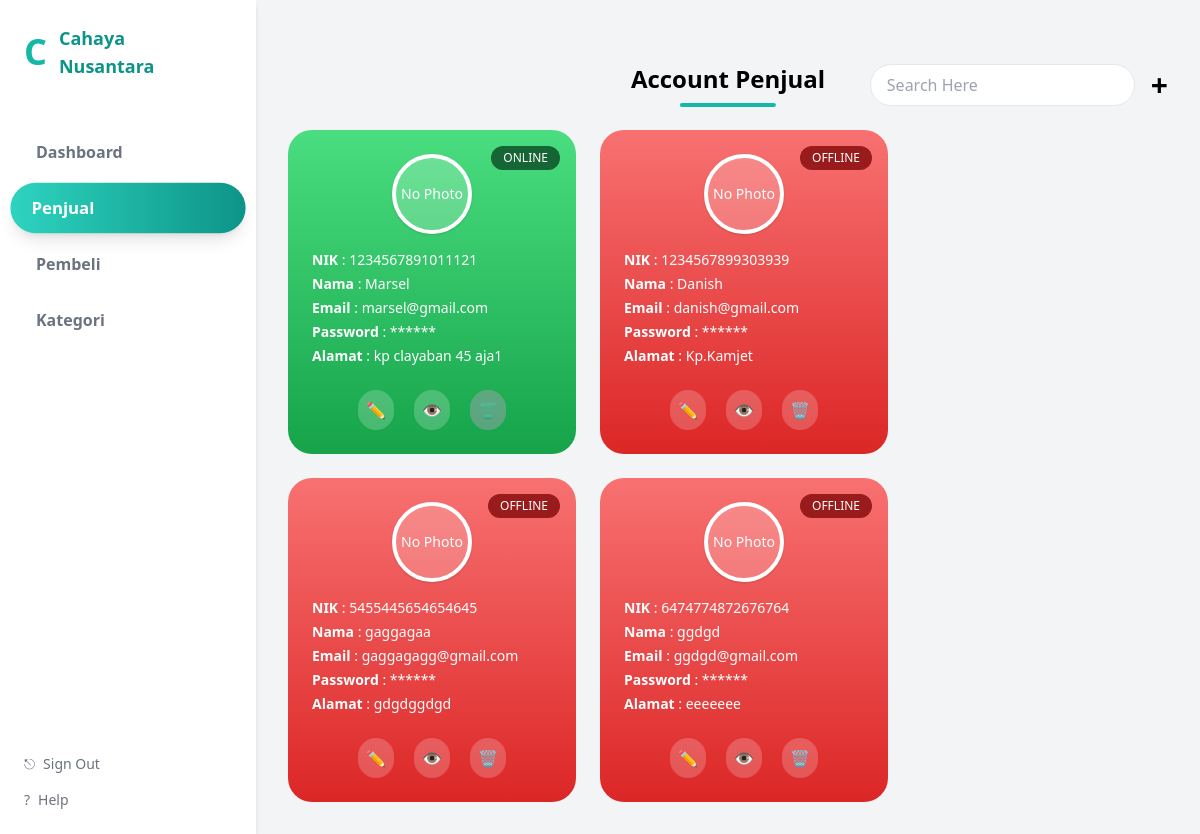
Page /super_admin/admin.php on the earlier database version.
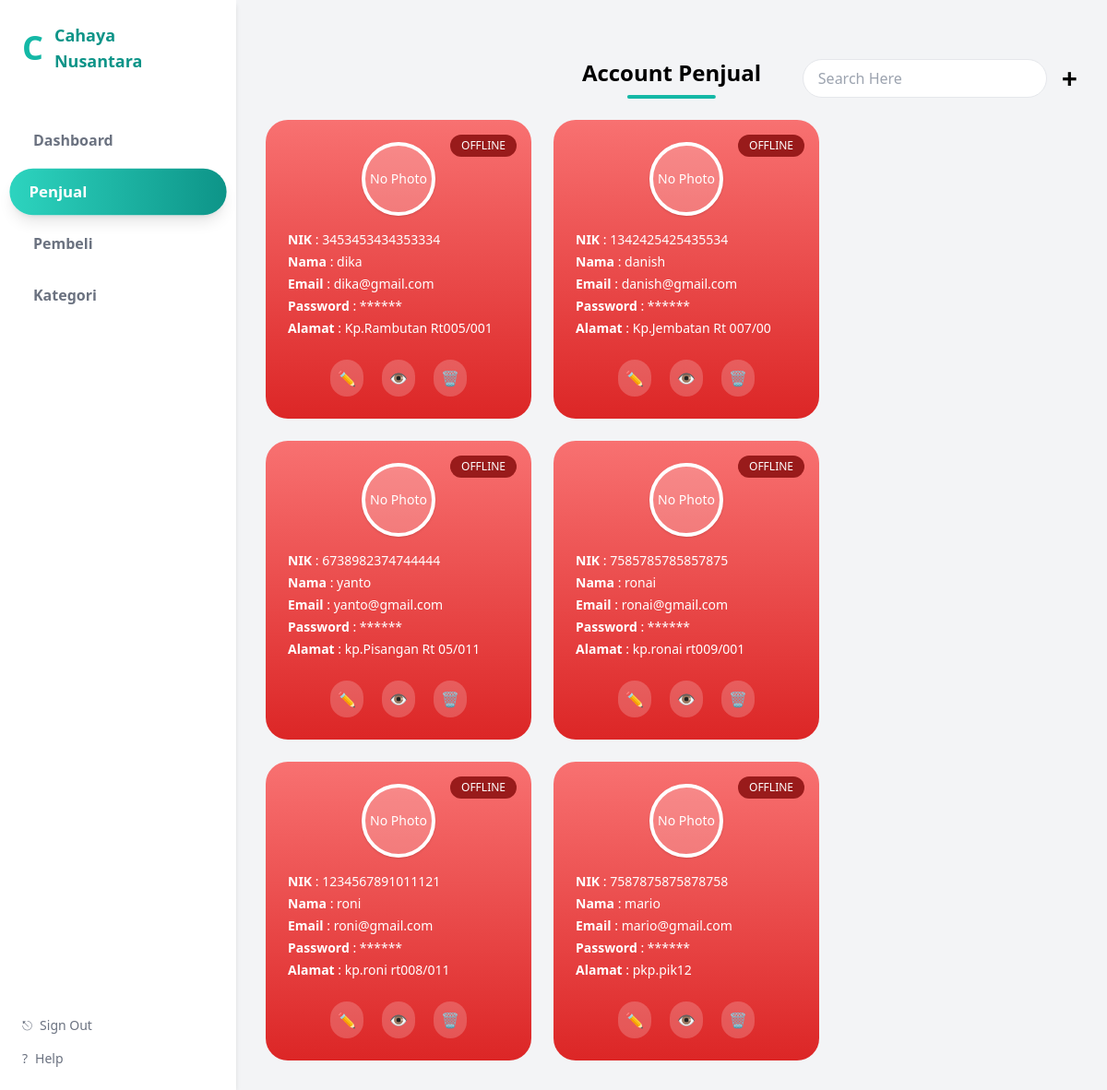
Same page on the later database version.
### tables this page shows
CREATE TABLE `users` (
  `id` int NOT NULL,
  `role_id` int NOT NULL,
  `nik` char(16) NOT NULL,
  `nama` varchar(100) NOT NULL,
  `email` varchar(100) NOT NULL,
  `password` varchar(255) NOT NULL,
  `created_at` timestamp NOT NULL DEFAULT CURRENT_TIMESTAMP,
  `alamat` text,
  `foto` varchar(255) DEFAULT NULL,
  `reset_token` varchar(255) DEFAULT NULL,
  `reset_expired` datetime DEFAULT NULL,
  `status_login` enum('online','offline') DEFAULT 'offline'
);

### super_admin/admin.php (the view, shortened to what this page needs)
<?php
include '../config/koneksi.php';
$query = mysqli_query($conn, "
    SELECT *
    FROM users
    WHERE role_id = 2
");
?>
<!DOCTYPE html>
<html lang="id">
<head>
    <script src="https://cdn.tailwindcss.com"></script>
</head>
<body class="bg-gray-100 font-sans">
    <div class="flex min-h-screen">
        <?php include '../layouts/sidebar.php'; ?>
        <main class="flex-1 p-8">
            <div class="relative flex items-center mb-6">
                <h1 class="absolute left-1/2 -translate-x-1/2 text-2xl font-semibold">
                    Account Penjual
                    <span class="block w-24 h-1 bg-teal-500 mx-auto mt-2 rounded-full"></span>
                </h1>
                <div class="ml-auto flex items-center gap-4">
                    <input
                        id="searchPenjual"
                        type="text"
                        placeholder="Search Here"
                        class="px-4 py-2 rounded-full border focus:outline-none">
                    <a href="tambah_penjual.php" class="text-3xl font-bold">+</a>
                </div>
            </div>
            <div class="flex gap-6 flex-wrap">
                <?php while ($row = mysqli_fetch_assoc($query)) : ?>
                    <?php
                    $path_server = $_SERVER['DOCUMENT_ROOT'] . '/' . $row['foto'];
                    $path_url    = '/' . $row['foto'];
                    $ada_foto    = !empty($row['foto']) && file_exists($path_server);
                    ?>
                    <?php
                    $bgCard = ($row['status_login'] === 'online')
                        ? 'bg-gradient-to-b from-green-400 to-green-600'
                        : 'bg-gradient-to-b from-red-400 to-red-600';
                    ?>
                    <div id="penjual-<?= $row['id'] ?>"
                        class="penjual-card relative w-72 rounded-3xl p-6 text-white <?= $bgCard ?>">
                        <span id="status-<?= $row['id'] ?>"
                            class="absolute top-4 right-4 text-xs px-3 py-1 rounded-full
                            <?= $row['status_login'] === 'online' ? 'bg-green-800' : 'bg-red-800' ?>">
                            <?= strtoupper($row['status_login']) ?>
                        </span>
                        <div class="flex justify-center mb-4">
                            <div class="w-20 h-20 rounded-full border-4 border-white shadow
                                    flex items-center justify-center bg-white/20 overflow-hidden">
                                <?php if ($ada_foto): ?>
                                    <img src="<?= $path_url ?>" class="w-full h-full object-cover">
                                <?php else: ?>
                                    <span class="text-sm">No Photo</span>
                                <?php endif; ?>
                            </div>
                        </div>
                        <div class="text-sm space-y-1">
                            <p><b>NIK</b> : <?= $row['nik'] ?></p>
                            <p><b>Nama</b> : <?= $row['nama'] ?></p>
                            <p><b>Email</b> : <?= $row['email'] ?></p>
                            <p><b>Password</b> : ******</p>
                            <p><b>Alamat</b> : <?= $row['alamat'] ?: '-' ?></p>
                        </div>
                        <div class="flex justify-center gap-5 mt-6">
                            <a href="edit_penjual.php?id=<?= $row['id'] ?>"
                                class="p-2 rounded-full bg-white/20 hover:bg-yellow-400">✏️</a>
                            <a href="detail_penjual.php?id=<?= $row['id'] ?>"
                                class="p-2 rounded-full bg-white/20 hover:bg-blue-400">👁️</a>
                            <?php
                            $disableHapus = (
                                $row['status_login'] === 'online' ||
                                $row['id'] == $_SESSION['user_id']
                            );
                            ?>
                            <button
                        data-id="<?= $row['id'] ?>"
                        class="btn-hapus p-2 rounded-full
                         <?= $disableHapus
                        ? 'bg-gray-400 cursor-not-allowed opacity-50'
                        : 'bg-white/20 hover:bg-red-500' ?>"
                                <?= $disableHapus ? 'disabled' : '' ?>>
                                🗑️
                            </button>
                        </div>
                    </div>
                <?php endwhile; ?>
            </div>
        </main>
    </div>
</body>
</html>

### layouts/sidebar.php
<?php
$currentPage = basename($_SERVER['PHP_SELF']);
?>
<aside class="w-64 bg-white shadow-md flex flex-col justify-between min-h-screen">
    <div>
        <div class="flex items-center gap-3 px-6 py-6">
            <span class="text-4xl font-bold text-teal-500">C</span>
            <h1 class="text-lg font-bold text-teal-600">
                Cahaya<br>Nusantara
            </h1>
        </div>
        <nav class="mt-6 space-y-2 px-4">
           <a href="dashboard.php"
   class="block px-5 py-3 rounded-full font-semibold transition-all duration-200
   <?= $currentPage == 'dashboard.php'
      ? 'bg-gradient-to-r from-teal-400 to-teal-600 text-white shadow-lg scale-105'
      : 'text-gray-500 hover:bg-gray-100 hover:text-teal-600 active:scale-95' ?>">
    Dashboard
</a>
           <a href="admin.php"
   class="block px-5 py-3 rounded-full font-semibold transition-all duration-200
   <?= $currentPage == 'admin.php'
      ? 'bg-gradient-to-r from-teal-400 to-teal-600 text-white shadow-lg scale-105'
      : 'text-gray-500 hover:bg-gray-100 hover:text-teal-600 active:scale-95' ?>">
    Penjual
</a>
          <a href="pembeli.php"
   class="block px-5 py-3 rounded-full font-semibold transition-all duration-200
   <?= $currentPage == 'pembeli.php'
      ? 'bg-gradient-to-r from-teal-400 to-teal-600 text-white shadow-lg scale-105'
      : 'text-gray-500 hover:bg-gray-100 hover:text-teal-600 active:scale-95' ?>">
    Pembeli
</a>
<a href="kategori.php"
   class="block px-5 py-3 rounded-full font-semibold transition-all duration-200
   <?= $currentPage == 'kategori.php'
      ? 'bg-gradient-to-r from-teal-400 to-teal-600 text-white shadow-lg scale-105'
      : 'text-gray-500 hover:bg-gray-100 hover:text-teal-600 active:scale-95' ?>">
    Kategori
</a>
        </nav>
    </div>
    <div class="px-6 pb-6 space-y-4 text-gray-500 text-sm">
        <a href="../logout.php"
           class="flex items-center gap-2 transition-all duration-200
                  hover:text-red-500 active:scale-95">
            ⎋ <span>Sign Out</span>
        </a>
    <div onclick="window.location.href='/help.php'"
        class="flex items-center gap-2 cursor-pointer transition-all duration-200
                hover:text-teal-600 active:scale-95">
        ? <span>Help</span>
    </div>
    </div>
</aside>

Differences in the rows shown:
removed users: status_login "ONLINE", shows "No Photo", nik "1234567891011121", nama "Marsel", email "marsel@gmail.com", alamat "kp clayaban 45 aja1"
removed users: status_login "OFFLINE", shows "No Photo", nik "1234567899303939", nama "Danish", email "danish@gmail.com", alamat "Kp.Kamjet"
removed users: status_login "OFFLINE", shows "No Photo", nik "5455445654654645", nama "gaggagaa", email "gaggagagg@gmail.com", alamat "gdgdggdgd"
removed users: status_login "OFFLINE", shows "No Photo", nik "6474774872676764", nama "ggdgd", email "ggdgd@gmail.com", alamat "eeeeeee"
added users: status_login "OFFLINE", shows "No Photo", nik "3453453434353334", nama "dika", email "dika@gmail.com", alamat "Kp.Rambutan Rt005/001"
added users: status_login "OFFLINE", shows "No Photo", nik "1342425425435534", nama "danish", email "danish@gmail.com", alamat "Kp.Jembatan Rt 007/00"
added users: status_login "OFFLINE", shows "No Photo", nik "6738982374744444", nama "yanto", email "yanto@gmail.com", alamat "kp.Pisangan Rt 05/011"
added users: status_login "OFFLINE", shows "No Photo", nik "7585785785857875", nama "ronai", email "ronai@gmail.com", alamat "kp.ronai rt009/001"
added users: status_login "OFFLINE", shows "No Photo", nik "1234567891011121", nama "roni", email "roni@gmail.com", alamat "kp.roni rt008/011"
added users: status_login "OFFLINE", shows "No Photo", nik "7587875875878758", nama "mario", email "mario@gmail.com", alamat "pkp.pik12"
